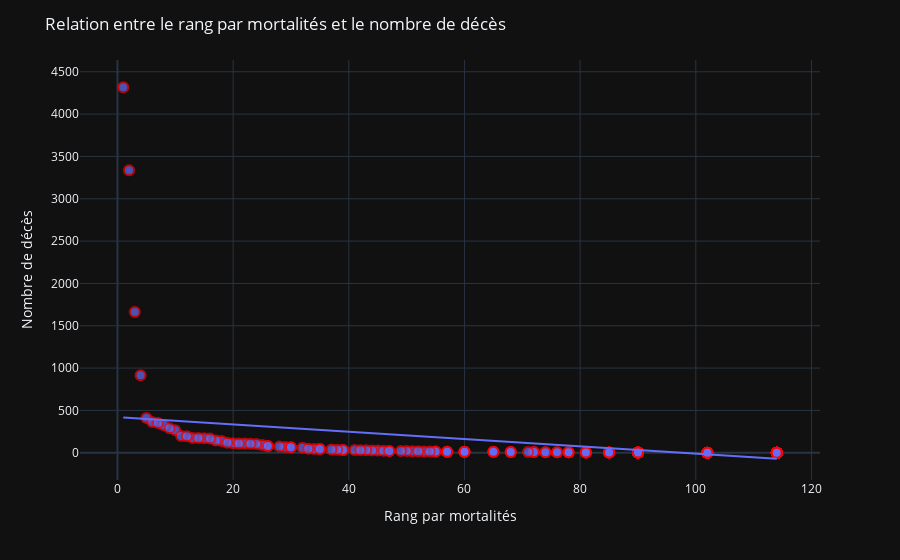

Source (notebook cell):
### Code cell
import plotly.express as px

# Création du graphique avec Plotly
fig = px.scatter(df, x='rang par mortalites', y='deces_total', trendline='ols', hover_name='pays')

# Mise en forme du graphique
fig.update_traces(marker=dict(size=10, opacity=0.7, line=dict(color='red', width=2)))
fig.update_layout(title='Relation entre le rang par mortalités et le nombre de décès',
                  xaxis_title='Rang par mortalités',
                  yaxis_title='Nombre de décès',
                  showlegend=False, 
                  template='plotly_dark',  # Choisir un modèle de thème
                  hoverlabel=dict(bgcolor='white', font_size=12, font_family='Arial'))

# Affichage du graphique
fig.show()

### Figure 1 — Plotly figure (JSON) as saved in the notebook; plotly's stock layout.template omitted (floating-point values rounded to 4 significant figures; data arrays with more than 128 entries replaced by an {"elided": "..."} marker saying what was removed)
{"data": [{"hovertemplate": "<b>%{hovertext}</b><br><br>rang par mortalites=%{x}<br>deces_total=%{y}<extra></extra>", "hovertext": {"elided": "182 str values"}, "legendgroup": "", "marker": {"color": "#636efa", "line": {"color": "red", "width": 2}, "opacity": 0.7, "size": 10, "symbol": "circle"}, "mode": "markers", "name": "", "orientation": "v", "showlegend": false, "type": "scatter", "x": {"elided": "182 int values"}, "xaxis": "x", "y": {"elided": "182 int values"}, "yaxis": "y"}, {"hovertemplate": "<b>OLS trendline</b><br>deces_total = -4.29797 * rang par mortalites + 420.476<br>R<sup>2</sup>=0.142245<br><br>rang par mortalites=%{x}<br>deces_total=%{y} <b>(trend)</b><extra></extra>", "legendgroup": "", "marker": {"color": "#636efa", "line": {"color": "red", "width": 2}, "opacity": 0.7, "size": 10, "symbol": "circle"}, "mode": "lines", "name": "", "showlegend": false, "type": "scatter", "x": {"elided": "182 int values"}, "xaxis": "x", "y": {"elided": "182 float values"}, "yaxis": "y"}], "layout": {"hoverlabel": {"bgcolor": "white", "font": {"family": "Arial", "size": 12}}, "legend": {"tracegroupgap": 0}, "margin": {"t": 60}, "showlegend": true, "title": {"text": "Relation entre le rang par mortalités et le nombre de décès"}, "xaxis": {"anchor": "y", "domain": [0, 1], "title": {"text": "Rang par mortalités"}}, "yaxis": {"anchor": "x", "domain": [0, 1], "title": {"text": "Nombre de décès"}}}}
